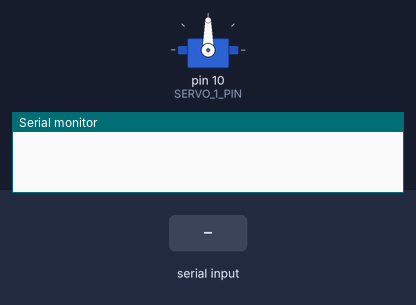
Recording of a sketch running on a simulated Arduino Uno, built with avr-gcc and run on an emulated ATmega328P. On the bench: servo, the last lines printed to the serial monitor. The test bench sets the inputs (shaded band).

Above: at 1.2 s.
1.3 s: "30,150\n" received over Serial
At 3.5 s:
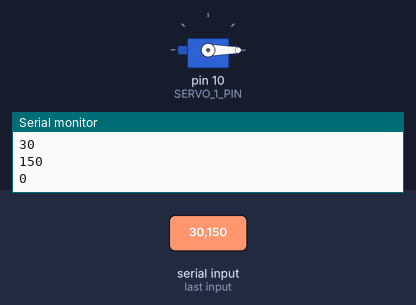
3.8 s: "90,45\n" received over Serial
At 4.6 s:
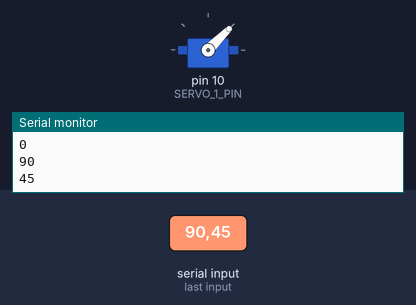
6.3 s: "200\n" received over Serial
At 7.1 s:
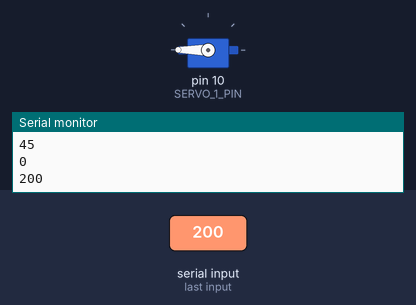
Timing chart, 0 to 9.3 s (numbered marks = the images above; inputs shaded):
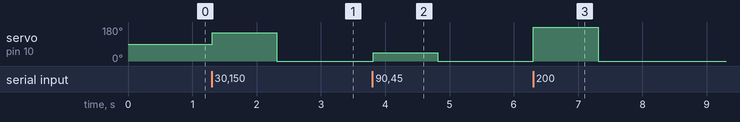

Measured:
- after the input at 1.3 s, servo on pin 10 (SERVO_1_PIN): 90° → 150° at once, → 0° 1.0 s later
- after the input at 3.8 s, servo on pin 10 (SERVO_1_PIN): 0° → 45° at once, → 0° 1.0 s later
- after the input at 6.3 s, servo on pin 10 (SERVO_1_PIN): 0° → 180° at once, → 0° 1.0 s later

The sketch:

BasicServo.ino
```cpp
#include <Servo.h>

#define SERVO_1_PIN 10

Servo servo1;

void setup() {

  Serial.begin(9600);
  servo1.attach(SERVO_1_PIN);

}

void loop() {
  if(Serial.available() > 0) {
    delay(5);
    int a = Serial.parseInt();
    servo1.write(a);
    Serial.println(a);
  }
}
```
